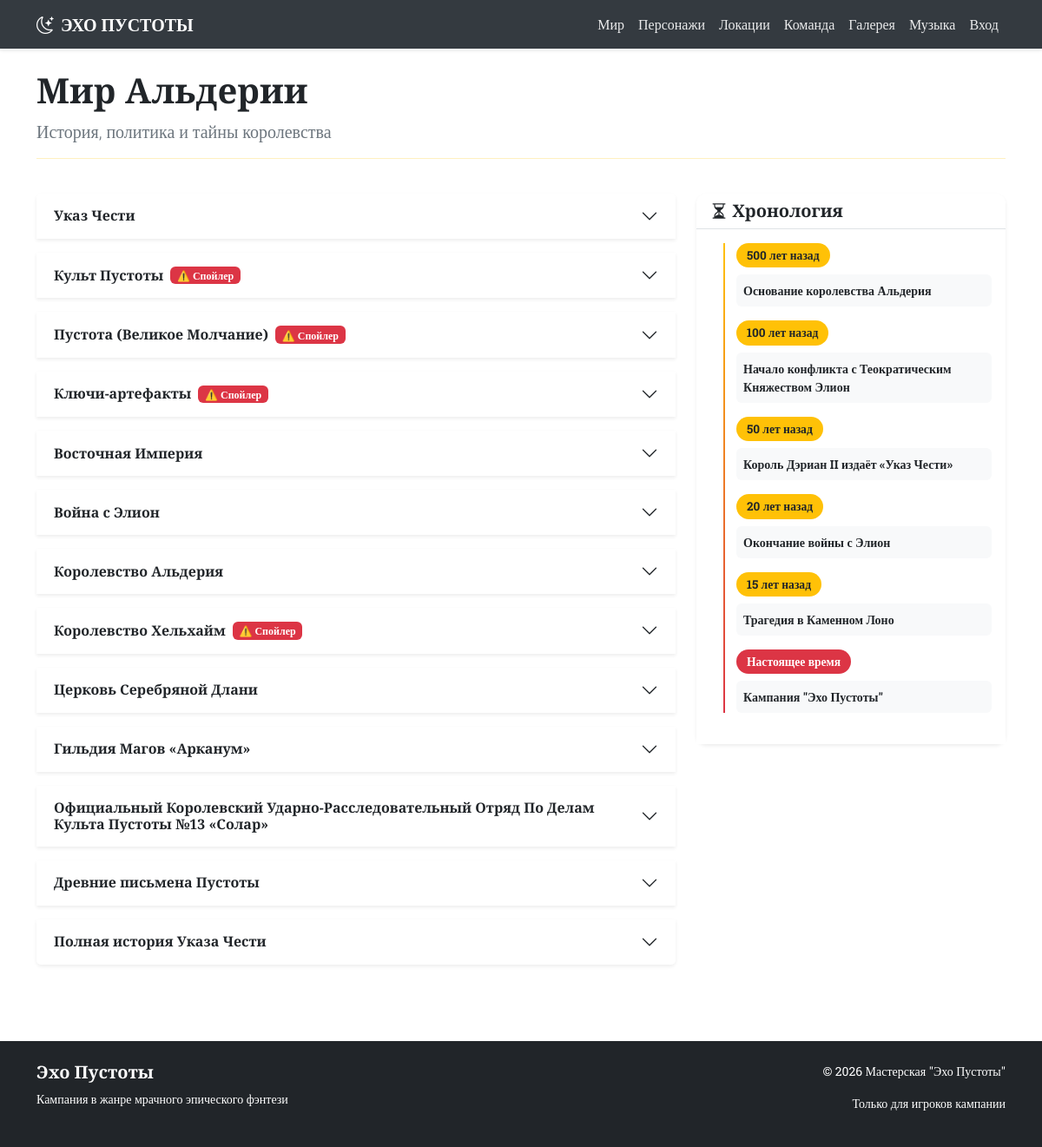
The page /world on the database as committed earlier.
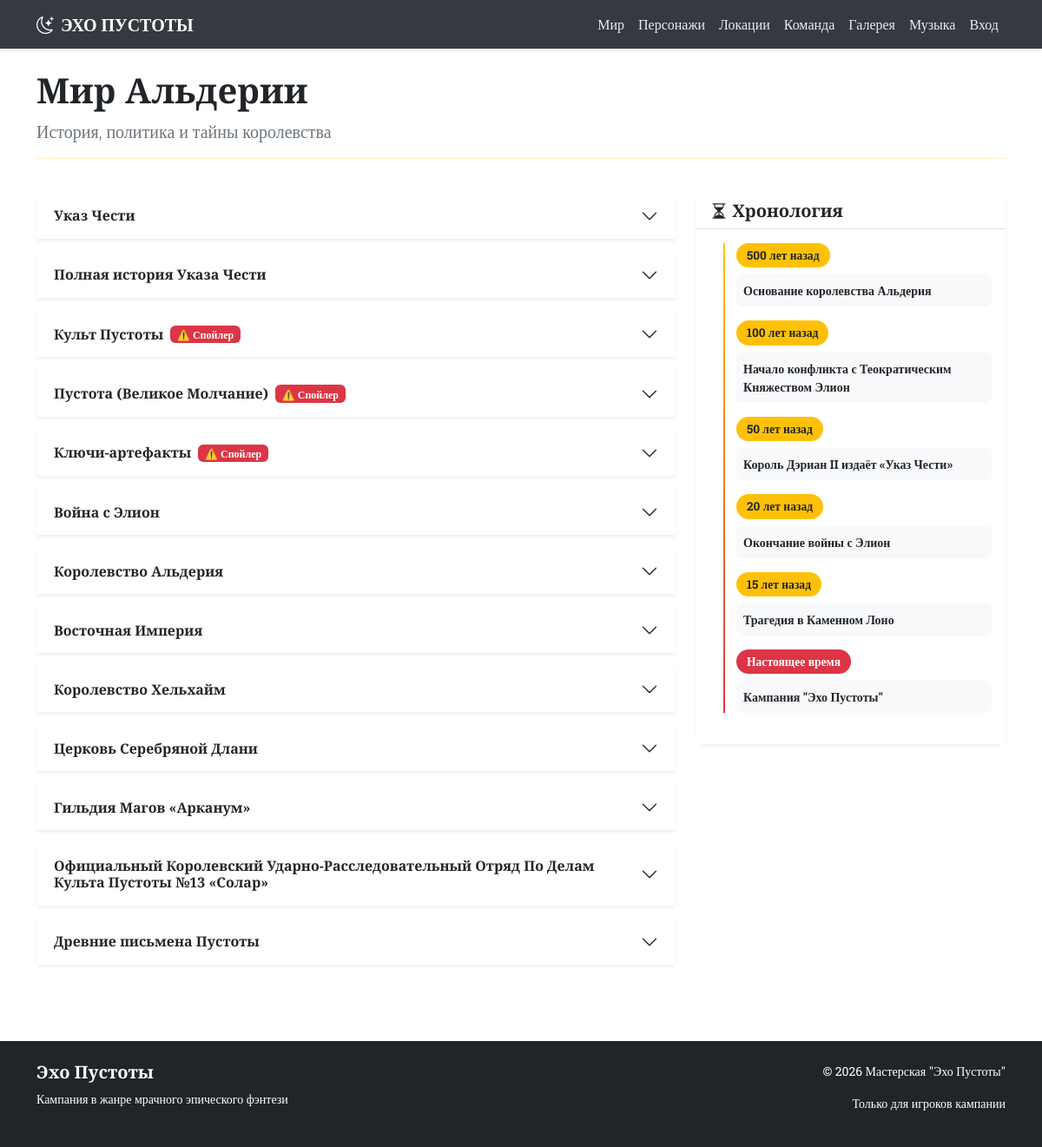
The same page on the database as committed later.
### app.py (models this page shows)
class Article(db.Model):
    __tablename__ = 'articles'
    id = db.Column(db.Integer, primary_key=True)
    title = db.Column(db.String(200), nullable=False)
    category = db.Column(db.String(50))
    content = db.Column(db.Text)
    is_spoiler = db.Column(db.Boolean, default=False)
    sort_order = db.Column(db.Integer, default=0)

### app.py (the view)
@app.route('/world')
def world():
    articles = Article.query.filter_by(category='world').all()
    return render_template('world.html', articles=articles)

### app.py (called while the page is built)
@app.template_filter('markdown')
def markdown_filter(text):
    if text:
        return markdown.markdown(text, extensions=['extra', 'nl2br'])
    return ''

### templates/world.html (shortened to what this page needs)
{% extends "base.html" %}
{% block content %}
<div class="row mb-4">
    <div class="col-12">
        <h1 class="cinzel text-dark">Мир Альдерии</h1>
        <p class="lead text-secondary">История, политика и тайны королевства</p>
        <hr class="border-warning">
    </div>
</div>
<div class="row">
    <div class="col-12 col-lg-8">
        <div class="accordion" id="worldAccordion">
            {% for article in articles|sort(attribute='sort_order') %}
            <div class="accordion-item border-0 shadow-sm mb-3">
                <h2 class="accordion-header">
                    <button class="accordion-button collapsed bg-white text-dark" type="button"
                            data-bs-toggle="collapse" data-bs-target="#collapse{{ article.id }}">
                        <span class="cinzel">{{ article.title }}</span>
                        {% if article.is_spoiler %}
                        <span class="badge bg-danger ms-2">⚠️ Спойлер</span>
                        {% endif %}
                    </button>
                </h2>
            </div>
            {% endfor %}
        </div>
    </div>
    <div class="col-12 col-lg-4">
        <div class="card shadow-sm border-0 mb-4">
            <div class="card-header bg-white border-bottom">
                <h5 class="mb-0 text-dark cinzel"><i class="bi bi-hourglass-split"></i> Хронология</h5>
            </div>
            <div class="card-body bg-white p-3">
                <div class="timeline-modern">
                    <div class="timeline-item mb-3">
                        <div class="timeline-badge bg-warning text-dark">500 лет назад</div>
                        <div class="timeline-content bg-light p-2 rounded">
                            <p class="text-dark mb-0 small"><strong>Основание королевства Альдерия</strong></p>
                        </div>
                    </div>
                    <div class="timeline-item mb-3">
                        <div class="timeline-badge bg-warning text-dark">100 лет назад</div>
                        <div class="timeline-content bg-light p-2 rounded">
                            <p class="text-dark mb-0 small"><strong>Начало конфликта с Теократическим Княжеством Элион</strong></p>
                        </div>
                    </div>
                    <div class="timeline-item mb-3">
                        <div class="timeline-badge bg-warning text-dark">50 лет назад</div>
                        <div class="timeline-content bg-light p-2 rounded">
                            <p class="text-dark mb-0 small"><strong>Король Дэриан II издаёт «Указ Чести»</strong></p>
                        </div>
                    </div>
                    <div class="timeline-item mb-3">
                        <div class="timeline-badge bg-warning text-dark">20 лет назад</div>
                        <div class="timeline-content bg-light p-2 rounded">
                            <p class="text-dark mb-0 small"><strong>Окончание войны с Элион</strong></p>
                        </div>
                    </div>
                    <div class="timeline-item mb-3">
                        <div class="timeline-badge bg-warning text-dark">15 лет назад</div>
                        <div class="timeline-content bg-light p-2 rounded">
                            <p class="text-dark mb-0 small"><strong>Трагедия в Каменном Лоно</strong></p>
                        </div>
                    </div>
                    <div class="timeline-item">
                        <div class="timeline-badge bg-danger text-white">Настоящее время</div>
                        <div class="timeline-content bg-light p-2 rounded">
                            <p class="text-dark mb-0 small"><strong>Кампания "Эхо Пустоты"</strong></p>
                        </div>
                    </div>
                </div>
            </div>
        </div>
    </div>
</div>
{% endblock %}

Rows that differ between the two databases and show on the page:
changed Article "Полная история Указа Чести": moves up the list
changed Article "Восточная Империя": moves down the list
changed Article "Королевство Хельхайм": no longer shows "⚠️ Спойлер"
